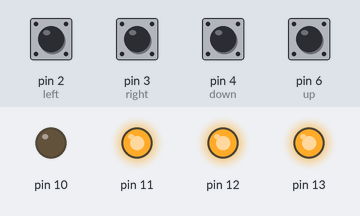
A sketch run on a simulated Arduino Uno, built with avr-gcc and run on an emulated ATmega328P. On the bench: output pins drawn as LEDs (lit = HIGH). The test bench sets the inputs (shaded band); at power-on: pin 2 (left), pin 3 (right), pin 4 (down), pin 6 (up) HIGH. What the sketch prints to the serial monitor is not drawn.

Above: at 1.2 s.
1.3 s: pin 2 (left) pulled LOW for 0.15 s
2.9 s: pin 3 (right) pulled LOW for 0.15 s
4.5 s: pin 4 (down) pulled LOW for 0.15 s
6.1 s: pin 6 (up) pulled LOW for 0.15 s
Timing chart, 0 to 8.7 s (numbered marks = the images above; inputs shaded):
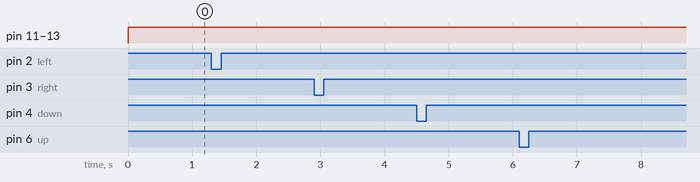

Measured:
- after the input at 1.3 s, every drawn part: stays the same
- after the input at 2.9 s, every drawn part: stays the same
- after the input at 4.5 s, every drawn part: stays the same
- after the input at 6.1 s, every drawn part: stays the same

The sketch:

DDR_final.ino
```cpp
void setup() {
pinMode(2,INPUT_PULLUP); //left
pinMode(3,INPUT_PULLUP);//right
pinMode(4,INPUT_PULLUP);//down
pinMode(6,INPUT_PULLUP);//up
pinMode(10,OUTPUT);
pinMode(11,OUTPUT);
pinMode(12,OUTPUT);
pinMode(13,OUTPUT);

Serial.begin(9600);

}

  //digitalWrite(10,HIGH);
void loop() {

  digitalWrite(11,HIGH);
  digitalWrite(12,HIGH);
  digitalWrite(13,HIGH);
    if(digitalRead(2)==LOW){
    Serial.println("l"); }
    //digitalWrite(10,LOW);

   if(digitalRead(3)==LOW){
    Serial.println("r");
    //digitalWrite(11,LOW);
  }
   else if(digitalRead(4)==LOW){
    Serial.println("d");
    //digitalWrite(12,LOW);
  }
   else if(digitalRead(6)==LOW){
    Serial.println("u");
    //digitalWrite(13,LOW);
  }
    else
    {Serial.println(" ");}


  digitalWrite(2, HIGH);
  digitalWrite(3, HIGH);
  digitalWrite(4, HIGH);
  digitalWrite(5, HIGH);

  delay(30);
  // put your main code here, to run repeatedly:

}
```
